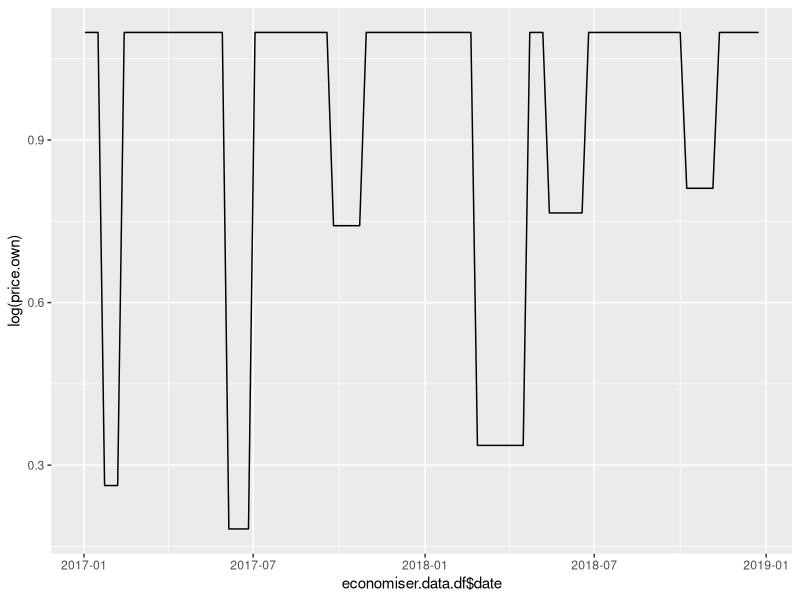

R code for this plot:
#### Ładowanie pakietów ####
library(ggplot2)

#### Tworzenie danych ####

economiser.data.df <- data.frame(
                       date = c("2017-01-02", "2017-01-09", "2017-01-16",
                                "2017-01-23", "2017-01-30", "2017-02-06",
                                "2017-02-13", "2017-02-20", "2017-02-27",
                                "2017-03-06", "2017-03-13", "2017-03-20", "2017-03-27",
                                "2017-04-03", "2017-04-10", "2017-04-17",
                                "2017-04-24", "2017-05-01", "2017-05-08", "2017-05-15",
                                "2017-05-22", "2017-05-29", "2017-06-05",
                                "2017-06-12", "2017-06-19", "2017-06-26", "2017-07-03",
                                "2017-07-10", "2017-07-17", "2017-07-24",
                                "2017-07-31", "2017-08-07", "2017-08-14", "2017-08-21",
                                "2017-08-28", "2017-09-04", "2017-09-11",
                                "2017-09-18", "2017-09-25", "2017-10-02", "2017-10-09",
                                "2017-10-16", "2017-10-23", "2017-10-30",
                                "2017-11-06", "2017-11-13", "2017-11-20", "2017-11-27",
                                "2017-12-04", "2017-12-11", "2017-12-18",
                                "2017-12-25", "2018-01-01", "2018-01-08", "2018-01-15",
                                "2018-01-22", "2018-01-29", "2018-02-05",
                                "2018-02-12", "2018-02-19", "2018-02-26", "2018-03-05",
                                "2018-03-12", "2018-03-19", "2018-03-26",
                                "2018-04-02", "2018-04-09", "2018-04-16", "2018-04-23",
                                "2018-04-30", "2018-05-07", "2018-05-14",
                                "2018-05-21", "2018-05-28", "2018-06-04", "2018-06-11",
                                "2018-06-18", "2018-06-25", "2018-07-02",
                                "2018-07-09", "2018-07-16", "2018-07-23", "2018-07-30",
                                "2018-08-06", "2018-08-13", "2018-08-20",
                                "2018-08-27", "2018-09-03", "2018-09-10", "2018-09-17",
                                "2018-09-24", "2018-10-01", "2018-10-08",
                                "2018-10-15", "2018-10-22", "2018-10-29", "2018-11-05",
                                "2018-11-12", "2018-11-19", "2018-11-26",
                                "2018-12-03", "2018-12-10", "2018-12-17", "2018-12-24"),
                      sales = c(92.7686141593508, 94.3969337233445,
                                116.312294973893, 103.305518233737,
                                106.900458274308, 98.0436018059929, 102.348467238034,
                                115.889380785043, 113.014679383945, 108.189243935322,
                                119.507430176273, 122.37446562938,
                                111.017817069114, 100.048896168468, 106.157909869893,
                                102.036429312884, 101.593863866635, 99.2186090527676,
                                114.986321764823, 111.114195136668, 117.607515572592,
                                118.8522912081, 100.012234045815, 108.5507032439,
                                112.730183992571, 108.052229296947,
                                98.0005605647434, 97.268410670539, 100.12087501234,
                                96.6417048217506, 105.109632452809, 100.303654250171,
                                102.956116260065, 98.2477657695008, 95.9598404459602,
                                110.20248364662, 104.386911683563,
                                115.551216839806, 103.834047304415, 114.304136709914,
                                115.876301847786, 119.147924169958, 111.343433045868,
                                117.232076880086, 111.690218207894,
                                118.677760891096, 102.440528026193, 107.72670984384,
                                105.956904989606, 100.39548161132, 94.8103572257489,
                                98.8079067342848, 111.45740445176, 108.543411849999,
                                99.2660473727383, 89.7044600356022, 107.578470219281,
                                108.235753630146, 110.939334156103,
                                108.035080281927, 123.510445811671, 113.146458262213,
                                121.462314403197, 117.116915336424, 97.0857078638563,
                                104.487914330675, 105.733873372746,
                                102.11628333842, 104.143581606616, 98.7609788609159,
                                115.687752533359, 114.193731839781, 113.653819046682,
                                111.700129729646, 108.941110880351, 111.675266659327,
                                111.304536289439, 120.528530342737,
                                118.23767256648, 109.770760085228, 115.744788424544,
                                104.374400574098, 107.138991334537, 95.586995436625,
                                105.4150709307, 101.0881005909, 108.92086188639,
                                100.248236641008, 96.1364507252522, 102.35284617475,
                                102.269366863037, 108.11884701895,
                                106.832551800773, 111.02525288417, 117.885998697413,
                                110.829986005949, 129.887267739938, 111.963582697321,
                                124.679047912878, 120.768114829715, 95.2468848982375,
                                98.8420989480521, 100.139283270664,
                                119.550387307681),
                  price.own = c(3, 3, 3, 1.3, 1.3, 1.3, 3, 3, 3, 3, 3, 3, 3, 3,
                                3, 3, 3, 3, 3, 3, 3, 3, 1.2, 1.2, 1.2, 1.2, 3,
                                3, 3, 3, 3, 3, 3, 3, 3, 3, 3, 3, 2.1, 2.1, 2.1,
                                2.1, 2.1, 3, 3, 3, 3, 3, 3, 3, 3, 3, 3, 3, 3, 3,
                                3, 3, 3, 3, 1.4, 1.4, 1.4, 1.4, 1.4, 1.4, 1.4,
                                1.4, 3, 3, 3, 2.15, 2.15, 2.15, 2.15, 2.15, 2.15, 3,
                                3, 3, 3, 3, 3, 3, 3, 3, 3, 3, 3, 3, 3, 3, 2.25,
                                2.25, 2.25, 2.25, 2.25, 3, 3, 3, 3, 3, 3, 3),
             price.compet.1 = c(4.52742397348187, 3.85045426000843,
                                4.72783501295734, 4.44093890750691,
                                5.05847544455105, 3.48983656978538, 4.65936905832469,
                                4.66391082907431, 4.0563060687197, 3.99359741673145,
                                3.5503285236285, 3.88454700878919,
                                4.00217445769036, 3.83772605281866, 4.20660934837675,
                                4.05060949415566, 4.69213675718448, 4.05210374215534,
                                3.83243953352373, 4.33373006161395, 4.7941666830036,
                                3.90446377456861, 3.74814116471646,
                                4.42391820078941, 4.20723645416761, 4.78745169111511,
                                3.77990683813703, 3.80841786638864, 4.63045168555155,
                                4.56357816619619, 3.64838296147269, 4.90676827283048,
                                3.95806974608836, 4.04853685524521,
                                4.53047515959994, 4.1847393378315, 3.79222829974071,
                                4.19623897084922, 4.94286549197438, 4.10891470357651,
                                3.8295080408668, 4.23821420525575, 4.98271305584704,
                                4.13104274176044, 4.02901590069299,
                                4.87648776302094, 3.29649062971668, 4.20453093168241,
                                4.30517986373009, 3.95327067150689, 4.11587764158687,
                                4.07346141395406, 4.0819048364594, 3.5599948026343,
                                4.11141851345241, 4.96958864415828,
                                3.7392940174076, 4.07731991305075, 3.55312583383385,
                                4.67220174182535, 4.75403710268822, 4.5731117123236,
                                4.46013256850728, 3.57204097479075, 4.40471396112594,
                                4.31662751939153, 4.91217017601975,
                                4.53512341604956, 4.12351281414747, 4.12852563722836,
                                4.13758874596942, 4.2604903369955, 4.19465327168402,
                                4.23136677135057, 4.23111296447007, 4.04481309565328,
                                4.22049876946302, 4.52058005397378,
                                3.80701256075897, 3.88439675647229, 4.5677244919211,
                                4.38967009882673, 3.77332077139409, 4.22510497130839,
                                4.01147207143406, 4.50689729043894,
                                3.82040633287168, 4.21815582975427, 4.31469716547122,
                                4.38867652374876, 5.01507806906965, 3.83118387097385,
                                4.49319189577908, 4.46712787986402, 5.35948451514509,
                                4.21361897669538, 3.34116976197357,
                                3.67417818210365, 3.78498739942886, 4.04343874429397,
                                4.16136998131649, 4.14369403248526, 5.05678075057131,
                                4.00699654591438),
             price.compet.2 = c(2.08749187025228, 1.45719025073164,
                                2.9067207838296, 3.51282806911446,
                                0.683174095024767, 1.71983597008253, 0.775895776756984,
                                1.58204709158181, 1.72704451542342, 2.55471487988904,
                                2.74843052459563, 2.94675164130446,
                                1.87118857999303, 1.43026046601952, 1.99302035667207,
                                2.22330808039294, 2.63511545831634, 0.85155146037046,
                                3.35931057923997, 2.51077043349154,
                                2.36614899664299, 3.39204339337768, 1.46591701628754,
                                2.15681192342675, 3.37555692907617, 2.14847069289016,
                                1.64576847571103, 2.13902210038325, 1.63165560459872,
                                1.39451768611138, 0.642911124086067,
                                1.49473862486936, 1.70754198538193, 3.3006043186581,
                                3.02262740912326, 2.6815553549452, 1.87520729048789,
                                2.53971086314938, 1.99636641940179, 2.70879221349802,
                                2.03255569029795, 1.74068052442305,
                                1.67437345457037, 2.03222925919207, 2.31476062406631,
                                3.38928969345075, 1.58532641690854, 1.42914191607114,
                                2.07967946510342, 2.71960395300386,
                                1.49415587094709, 1.33316251237951, 2.06927018752361,
                                2.1749202546692, 0.224288287000229, 1.42167833111837,
                                2.79977347428709, 2.84218346420253, 2.75297373472764,
                                2.57741223780328, 1.91853316381408,
                                0.616042526707832, 1.56148872580753, 1.65191195434264,
                                1.3196663797018, 1.89503548599231, 1.94005698697395,
                                1.32230352919588, 3.54063075976584, 2.91471161225915,
                                1.72638878402424, 1.83682393190084,
                                2.38927928058832, 1.74002086105444, 2.19744209271241,
                                1.14897275731931, 1.76431639960639, 2.02612480744477,
                                2.3285393290312, 2.53191972329506,
                                4.38955628032498, 0.916533445498376, 1.27915669616465,
                                1.13151946650594, 1.84125245902443, 1.00441008588198,
                                2.10735762997075, 0.708716886175969, 1.17485636477841,
                                2.06865466229154, 0.376375762267643,
                                2.27209622973328, 1.37704587858371, 2.79964794085372,
                                3.68658177562482, 1.68406438085975, 2.95720495608832,
                                0.394302184380877, 2.30049468443807,
                                0.766341142844837, 2.073792096115, 1.85939802795208,
                                0.954533038607182, 2.2241479107368),
   distribution.numeric.own = c(100L, 100L, 100L, 100L, 100L, 100L, 100L, 100L,
                                100L, 100L, 100L, 100L, 100L, 100L, 100L, 100L,
                                95L, 95L, 95L, 100L, 100L, 100L, 100L, 100L,
                                100L, 99L, 99L, 99L, 99L, 100L, 100L, 100L, 100L,
                                100L, 100L, 100L, 100L, 100L, 100L, 100L, 100L,
                                100L, 100L, 100L, 100L, 100L, 92L, 92L, 92L, 92L,
                                92L, 100L, 100L, 100L, 100L, 100L, 100L, 100L,
                                100L, 100L, 100L, 100L, 100L, 100L, 100L, 100L, 100L,
                                100L, 96L, 96L, 96L, 96L, 96L, 96L, 96L, 96L,
                                100L, 100L, 100L, 100L, 100L, 100L, 100L, 94L, 94L,
                                94L, 94L, 94L, 94L, 100L, 100L, 100L, 100L,
                                100L, 100L, 100L, 100L, 100L, 100L, 100L, 82L, 82L,
                                82L, 100L),
      distribution.compet.1 = c(80.1238596272003, 81.9857854466779,
                                76.2470366695871, 76.7623452586966,
                                80.1497036500343, 87.7264082342152, 82.2176540075191,
                                74.238146739422, 78.7205989841747, 78.8605776706589,
                                84.678930395924, 74.8270268049533,
                                75.8694013952786, 84.9907207789053, 81.1675633353049,
                                85.3643099192685, 72.8347443958804, 81.7122158060385,
                                73.8685752827021, 77.8637484132837, 83.7774339671026,
                                66.5675404265526, 77.2759585146148,
                                79.1152571001255, 77.2301368366377, 76.606306807202,
                                75.4091688011551, 79.3769845492447, 85.2026087143999,
                                79.4946965875724, 77.7625082182257, 78.1497735960119,
                                78.798130539217, 84.7518324382725,
                                80.1699898182167, 77.9631161844136, 82.5082948290162,
                                77.6911956427795, 69.0110275065163, 84.3291561056857,
                                81.468267571739, 78.9328570225416, 74.299956836487,
                                89.4527626564532, 85.4517636155435,
                                83.1353216511066, 85.419778825363, 81.8519413830495,
                                85.9935010185975, 83.1823790239498, 79.6109693429738,
                                72.6297197182702, 69.0164075571747, 81.3825540026009,
                                73.1633167481423, 74.697335789177,
                                84.5166241307182, 79.2584265290648, 73.8122323209591,
                                84.43864751963, 77.3723482678985, 83.9827121805438,
                                81.2511839164442, 76.6638325645259, 79.9752407093715,
                                80.9996020659474, 77.670105223976,
                                89.672943594824, 79.6358945893866, 84.2936329148155,
                                79.3338359966545, 81.7618919576599, 74.4910980749002,
                                80.2273520936957, 86.4415333311165, 82.4505180573408,
                                80.8830636784468, 80.2180790424499,
                                82.2536618482048, 73.4333710014925, 81.7530043947812,
                                74.3244955957853, 82.2258941982728, 82.8370278793086,
                                81.2652029854436, 88.8663467706089, 83.5831276424621,
                                74.5680513820189, 83.872802534177,
                                83.7722091674785, 71.112411805365, 74.4050810461534,
                                70.8927193136407, 83.1979528872311, 76.2752516670529,
                                84.3386808928166, 76.2468231674418, 84.9955365795354,
                                81.3001805145424, 81.418352521353,
                                83.5750219095218, 79.5594643334625, 75.7525857457926,
                                85.9307247535935),
      distribution.compet.2 = c(78.5750848405503, 72.5765117347582,
                                42.8458013781296, 55.0472460569587,
                                79.9893444471825, 87.5806280670661, 58.2519247956227,
                                64.579737863936, 79.0074503198502, 75.8883421126858,
                                58.7452433611119, 54.2384913204573,
                                63.5599317735573, 59.5286159882493, 59.4204020881444,
                                65.6930502801137, 66.9107989328676, 56.3764527240327,
                                54.5921096139816, 75.8011943956925, 63.9148743297669,
                                66.8751954359678, 76.7837934253342,
                                83.3920943379177, 65.8682076338762, 69.1195702188964,
                                72.0417461870704, 69.2256183818904, 49.6378724091004,
                                86.0656577445486, 77.1332091700216,
                                65.9339744236565, 68.9023792681054, 81.645098030181,
                                89.5926869993646, 67.5054782742169, 64.2157103187435,
                                39.5684303164228, 74.635149295288, 54.8671355009012,
                                91.141348817599, 71.2605940820434, 49.0204186977849,
                                65.0819076294847, 69.8671448734812,
                                42.0623110500218, 62.5799144974352, 69.7240453223094,
                                72.9985580119202, 58.0492296493993, 70.6779337712079,
                                88.4305769806641, 60.958675477585,
                                56.4044821516452, 64.4966638175439, 110.561547802785,
                                52.705442266707, 54.9070004972362, 69.8947973314522,
                                77.3628164031971, 64.9993666268273, 68.1569665174214,
                                78.7388745775412, 58.865647038458,
                                90.6789437513693, 66.9766032495288, 62.6540764885307,
                                80.7885004251372, 49.3673912543933, 58.8007450302502,
                                55.5417562653412, 75.9241579962568, 47.3550931492899,
                                62.971727308724, 80.208086139997,
                                49.7988254890658, 72.5620474854148, 49.4282181794056,
                                72.3976465285387, 73.4900740885014, 63.7907024963031,
                                58.4095204588614, 52.3350807633219, 67.7680750767608,
                                55.1880266271703, 61.3801593659241,
                                39.1070862217945, 54.6515046328364, 63.293537638272,
                                80.4643804251427, 80.1286800704066, 57.4549066931165,
                                60.3881154617156, 41.5645894068161, 83.5593245749678,
                                76.4975195447549, 51.9853374997977,
                                71.1420874379169, 55.3273070269686, 75.082193910105,
                                67.3475900030951, 62.7732675086265, 71.5040549325713,
                                87.022243826201),
                  media.own = c(0L, 0L, 0L, 0L, 0L, 0L, 0L, 120L, 120L, 120L,
                                120L, 120L, 0L, 0L, 0L, 0L, 0L, 0L, 150L, 150L,
                                150L, 150L, 0L, 0L, 0L, 0L, 0L, 0L, 0L, 0L, 0L,
                                0L, 0L, 0L, 0L, 0L, 0L, 0L, 0L, 115L, 115L, 115L,
                                115L, 115L, 100L, 100L, 100L, 100L, 100L, 0L,
                                0L, 0L, 0L, 0L, 0L, 0L, 0L, 80L, 80L, 80L, 80L,
                                80L, 80L, 80L, 0L, 0L, 0L, 0L, 0L, 0L, 120L, 120L,
                                120L, 120L, 120L, 120L, 120L, 120L, 120L, 120L,
                                120L, 0L, 0L, 0L, 0L, 0L, 0L, 0L, 0L, 0L, 0L, 0L,
                                0L, 0L, 170L, 170L, 170L, 170L, 170L, 170L, 170L,
                                170L, 170L, 170L)
)


    
economiser.data.df$date <- as.Date(economiser.data.df$date)

#### Modelowanie ####
str(economiser.data.df)

formula.1 <- sales ~
    log(price.own) +
    distribution.numeric.own +
    log(price.compet.1) +
    log(price.compet.2) +
    distribution.compet.1 +
    distribution.compet.2 +
    media.own

model.1 <- lm(formula.1, data = economiser.data.df)
summary(model.1)


formula.2 <- sales ~
    log(price.own) +
    distribution.numeric.own +
    # log(price.compet.1) +
    log(price.compet.2) +
    distribution.compet.1 +
    distribution.compet.2 +
    media.own

model.2 <- lm(formula.2, data = economiser.data.df)
summary(model.2)

#### Dekompozycja sprzedaży na podstawie modelu ####
model.2$model
X <- cbind.data.frame(1, model.2$model[, -1])
X
colnames(X)[1] <- '(Intercept)'
coeffs <- model.2$coefficients

decomp.df <- coeffs * t(X)
decomp.df <- t(decomp.df)
decomp.df

fitted <- rowSums(decomp.df)
model.2$fitted.values
all.equal(fitted, model.2$fitted.values)

# Ustawianie poziomów referencyjnych
ref.lev <- rep(0, 7)
names(ref.lev) <- colnames(X)

ggplot(X, aes(x = economiser.data.df$date, y = `log(price.own)`)) +
    geom_line()

ref.lev['log(price.own)'] <- min(X$`log(price.own)`)
ref.lev['distribution.numeric.own']
ref.lev['log(price.compet.2)']
ref.lev['distribution.compet.1']
ref.lev['distribution.compet.2']
ref.lev['media.own']
ref.lev['log(price.own)']